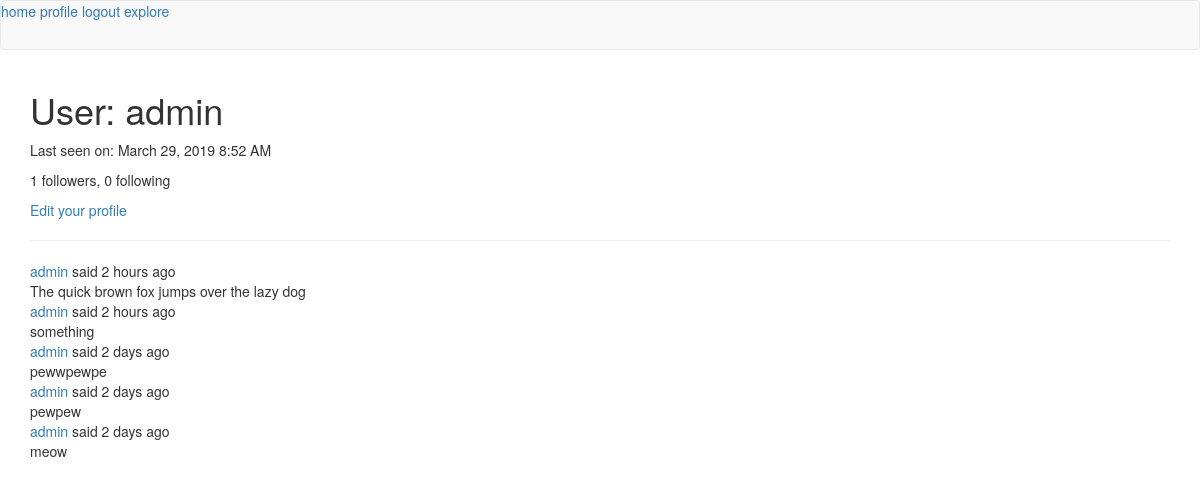
/user/admin (signed in), run on an earlier commit of the app's database.
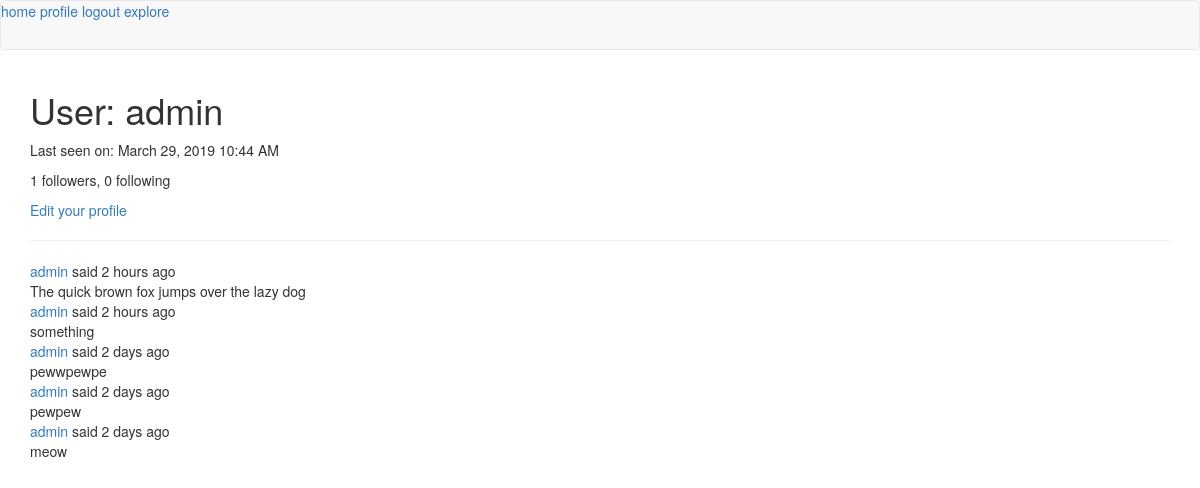
And on a later commit of the database.
### app/models.py (models this page shows, shortened)
class User(UserMixin, db.Model):
	id = db.Column(db.Integer, primary_key=True)
	username = db.Column(db.String(64), index=True, unique=True)
	email = db.Column(db.String(120), index=True, unique=True)
	password_hash = db.Column(db.String(128))
	posts = db.relationship('Post', backref='author', lazy='dynamic')
	about_me = db.Column(db.String(140))
	last_seen = db.Column(db.DateTime, default=datetime.utcnow)
	followed = db.relationship(
		'User',
		secondary = followers,
		primaryjoin = (followers.c.follower_id == id),
		secondaryjoin = (followers.c.followed_id == id),
		backref = db.backref('followers', lazy='dynamic'),
		lazy = 'dynamic'
	)
	@login.user_loader
	def load_user(id):
		return User.query.get(int(id))

class Post(db.Model):
	id = db.Column(db.Integer, primary_key=True)
	body = db.Column(db.String(140))
	timestamp = db.Column(db.DateTime, index=True, default=datetime.utcnow)
	user_id = db.Column(db.Integer, db.ForeignKey('user.id'))
	language = db.Column(db.String(5))

### app/routes.py (the view)
@app.route('/user/<username>')
@login_required
def user(username):
	user = User.query.filter_by(username=username).first_or_404()
	page = request.args.get('page', 1, type=int)
	posts = user.posts.order_by(Post.timestamp.desc()).paginate(
		page, app.config['POSTS_PER_PAGE'], False)
	next_url = url_for('user', username=user.username, page=posts.next_num) \
		if posts.has_next else None
	prev_url = url_for('user', username=user.username, page=posts.prev_num) \
		if posts.has_prev else None
	return render_template('user.html', user=user, posts=posts.items,
						   next_url=next_url, prev_url=prev_url)

### app/routes.py (called while the page is built)
@app.before_request
def before_request():
	if current_user.is_authenticated:
		current_user.last_seen = datetime.utcnow()
		db.session.commit()
	g.locale = str(get_locale())

### app/templates/user.html (shortened to what this page needs)
{% extends "base.html" %}
{% block app_content %}
    <h1>{{ _('User: %(username)s', username=user.username) }}</h1>
	{% if user.last_seen %}<p>{{ _('Last seen on: %(seen)s', seen=moment(user.last_seen).format('LLL')) }}</p>{% endif %}
	<p>{{ _('%(followers)i followers, %(following)i following', followers=user.followers.count(), following=user.followed.count()) }}</p>
	{% if user == current_user %}
        <p><a href="{{ url_for('edit_profile') }}">{{ _('Edit your profile') }}</a></p>
        {% elif not current_user.is_following(user) %}
        <p><a href="{{ url_for('follow', username=user.username) }}">{{ _('Follow') }}</a></p>
        {% else %}
        <p><a href="{{ url_for('unfollow', username=user.username) }}">{{ _('Unfollow') }}</a></p>
        {% endif %}
    <hr>
    {% for post in posts %}
		{% include '_post.html' %}
    {% endfor %}
{% endblock %}

### app/templates/base.html (shortened to what this page needs)
{% extends 'bootstrap/base.html' %}
{% block navbar %}
	<nav class="navbar navbar-default">
		<a href="{{ url_for('index') }}">{{ _('home') }}</a>
		{% if current_user.is_anonymous %}
		<a href="{{ url_for('auth.login') }}">{{ _('login') }}</a>
		{% else %}
		<a href="{{ url_for('user', username=current_user.username) }}">{{ _('profile') }}</a>
		<a href="{{ url_for('auth.logout') }}">{{ _('logout') }}</a>
		{% endif %}
		<a href="{{ url_for('explore') }}">{{ _('explore') }}</a>
	</nav>
{% endblock %}
{% block content %}
	<div class="container">
		{% block app_content %}{% endblock %}
	</div>
{% endblock %}

### app/templates/_post.html (shortened to what this page needs)
<table>
	<tr>
		<td>
		{{ _('%(username)s said %(when)s', username=user_link, when=moment(post.timestamp).fromNow()) }}
		<br>
		<span id="post{{ post.id}}">{{ post.body }}</span>
		</td>
	</tr>
</table>

What changed in the data, as far as the page shows it:
changed User "User: admin": last_seen "Last seen on: March 29, 2019 8:52 AM" → "Last seen on: March 29, 2019 10:44 AM"
